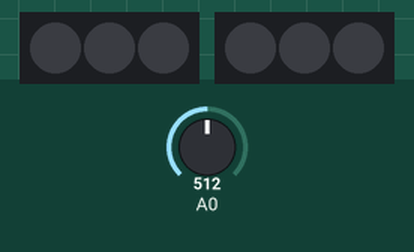
Recording of a sketch running on a simulated Arduino Uno, built with avr-gcc and run on an emulated ATmega328P. On the bench: 2 × 3 RGB LEDs in strip order, left to right. The test bench sets the inputs (shaded band); at power-on: A0 = 512.

Above: at 1.2 s.
1.3 s: A0 set to 716
At 1.6 s:
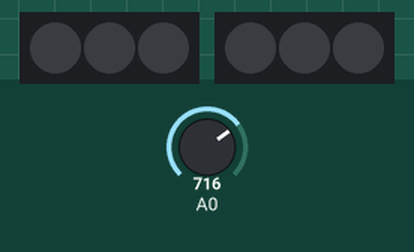
2.8 s: A0 set to 900
At 4.0 s:
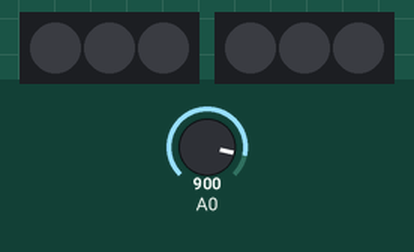
4.3 s: A0 set to 1023
At 5.3 s:
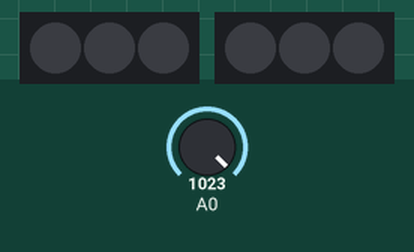
Timing chart, 0 to 7.3 s (numbered marks = the images above; inputs shaded):
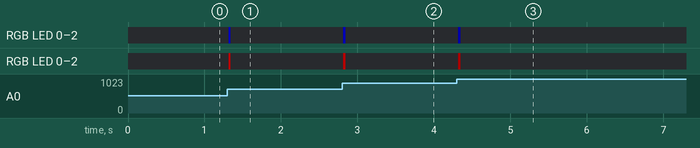

The sketch:

neopixelMultipleStrips.ino
```cpp
// NeoPixel test program showing use of the WHITE channel for RGBW
// pixels only (won't look correct on regular RGB NeoPixel strips).

#include <Adafruit_NeoPixel.h>
#ifdef __AVR__
 #include <avr/power.h> // Required for 16 MHz Adafruit Trinket
#endif

// Which pin on the Arduino is connected to the NeoPixels?
// On a Trinket or Gemma we suggest changing this to 1:
#define LED_PINa     6
#define LED_PINb    7
// How many NeoPixels are attached to the Arduino?
//#define LED_COUNT  60
#define LED_COUNT  3

// NeoPixel brightness, 0 (min) to 255 (max)
//#define BRIGHTNESS 100 // Set BRIGHTNESS to about 1/5 (max = 255)

// Declare our NeoPixel strip object:
const int ledstrips = 2; //existing led strips
const int pixelPin[ledstrips] = {6,7};
Adafruit_NeoPixel strip[ledstrips];

//Adafruit_NeoPixel stripa(LED_COUNT, LED_PINa, NEO_GRBW + NEO_KHZ800);
//Adafruit_NeoPixel stripb(LED_COUNT, LED_PINb, NEO_GRBW + NEO_KHZ800);

// Argument 1 = Number of pixels in NeoPixel strip
// Argument 2 = Arduino pin number (most are valid)
// Argument 3 = Pixel type flags, add together as needed:
//   NEO_KHZ800  800 KHz bitstream (most NeoPixel products w/WS2812 LEDs)
//   NEO_KHZ400  400 KHz (classic 'v1' (not v2) FLORA pixels, WS2811 drivers)
//   NEO_GRB     Pixels are wired for GRB bitstream (most NeoPixel products)
//   NEO_RGB     Pixels are wired for RGB bitstream (v1 FLORA pixels, not v2)
//   NEO_RGBW    Pixels are wired for RGBW bitstream (NeoPixel RGBW products)

//from soundlvl file
const int sampleWindow = 30; // Sample window width in mS (50 mS = 20Hz)
unsigned int sample;


void setup() {
  for ( byte i = 0; i < ledstrips; i++ ){
    strip[ i ]= Adafruit_NeoPixel(LED_COUNT, pixelPin[ i ], NEO_GRBW + NEO_KHZ800);
    strip[i].begin();
    strip[i].show();
  }
  Serial.begin(9600);
//  stripa.begin();           // INITIALIZE NeoPixel strip object (REQUIRED)
//  stripa.show();            // Turn OFF all pixels ASAP
//  stripb.begin();           // INITIALIZE NeoPixel strip object (REQUIRED)
//  stripb.show();            // Turn OFF all pixels ASAP

}

void loop() {

//adding code from soundlvl to here to test out brightness changes
   unsigned long startMillis= millis();  // Start of sample window
   unsigned int peakToPeak = 0;   // peak-to-peak level

   unsigned int signalMax = 20;
   unsigned int signalMin = 1024;

   // collect data for 20 mS
   while (millis() - startMillis < sampleWindow)
   {
      sample = analogRead(0);
      if (sample < 1024)  // toss out spurious readings
      {
         if (sample > signalMax)
         {
            signalMax = sample;  // save just the max levels
         }
         else if (sample < signalMin)
         {
            signalMin = sample;  // save just the min levels
         }
      }
   }
   peakToPeak = signalMax - signalMin;  // max - min = peak-peak amplitude
   double volts = (peakToPeak * 5.0) / 1024;  // convert to volts

  for ( int i = 0; i < ledstrips; i++ ){
       strip[i].setBrightness(round(75*volts));
  }

  colorWipe(0,strip[0].Color(  0, 0,   255)     , sampleWindow/1000); // Green
  colorWipe(1,strip[1].Color(  255, 0,   0)     , sampleWindow/1000); // Green

  //colorWipe(strip.Color(  0,   0, 255)     , 50); // Blue
  //colorWipe(strip.Color(  0,   0,   0, 255), 50); // True white (not RGB white)
}

// Fill strip pixels one after another with a color. Strip is NOT cleared
// first; anything there will be covered pixel by pixel. Pass in color
// (as a single 'packed' 32-bit value, which you can get by calling
// strip.Color(red, green, blue) as shown in the loop() function above),
// and a delay time (in milliseconds) between pixels.
void colorWipe(int j, uint32_t color, int wait) {
  for(int i=0; i<strip[j].numPixels(); i++) { // For each pixel in strip...
    strip[j].setPixelColor(i, color);         //  Set pixel's color (in RAM)
    strip[j].show();                          //  Update strip to match
    //delay(wait);                           //  Pause for a moment
  }

}
```

Measured:
- after the input at 1.3 s, RGB LED 0–2: off → RGB(0, 0, 75) at once, → off 0.03 s later; RGB LED 0–2: off → RGB(75, 0, 0) at once, → off 0.03 s later
- after the input at 2.8 s, RGB LED 0–2: off → RGB(0, 0, 67) at once, → off 0.03 s later; RGB LED 0–2: off → RGB(67, 0, 0) at once, → off 0.03 s later
- after the input at 4.3 s, RGB LED 0–2: off → RGB(0, 0, 45) at once, → off 0.03 s later; RGB LED 0–2: off → RGB(45, 0, 0) at once, → off 0.03 s later
